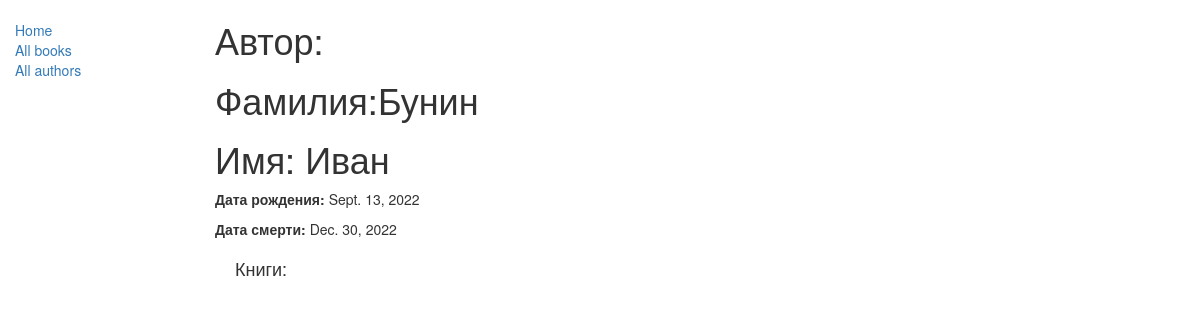
/catalog/author/2, run on the app's committed database.
### catalog/models.py (models this page shows, shortened)
class Author(models.Model):
    first_name = models.CharField(max_length=100)
    last_name = models.CharField(max_length=100)
    date_of_birth = models.DateField(null=True, blank=True)
    date_of_death = models.DateField('Died', null=True, blank=True)
    class Meta:  # Обратите внимание, что если вы не определяете порядок выдачи данных (в вашем отображении, или в модели), то сервер разработки "выкинет" сообщения об ошибках
        ordering = ['last_name'] #/locallibrary/catalog/templates/catalog/book_detail.html

### catalog/views.py (the view)
# urls.py: re_path(r'^author/(?P<pk>\d+)$', views.AuthorDetalView.as_view(), name='author-detail'), # формируется динамически с отданного от get_absolute_url
class AuthorDetalView(generic.detail.DetailView):
    model = Author

### catalog/templates/catalog/author_detail.html
{% extends "base_generic.html" %}
{% block content %}
  <h1>Автор:</h1>
  <h1>Фамилия:{{ author.last_name }}</h1>
  <h1>Имя: {{ author.first_name}}</h1>
  <p><strong>Дата рождения:</strong> {{ author.date_of_birth }}</p>
  <p><strong>Дата смерти:</strong> {{ author.date_of_death }}</p>
  <div style="margin-left:20px;margin-top:20px">
    <h4>Книги:</h4>
  </div>
{% endblock %}

### data on the page
Author: last_name "Бунин", first_name "Иван", date_of_birth "Sept. 13, 2022", date_of_death "Dec. 30, 2022"
